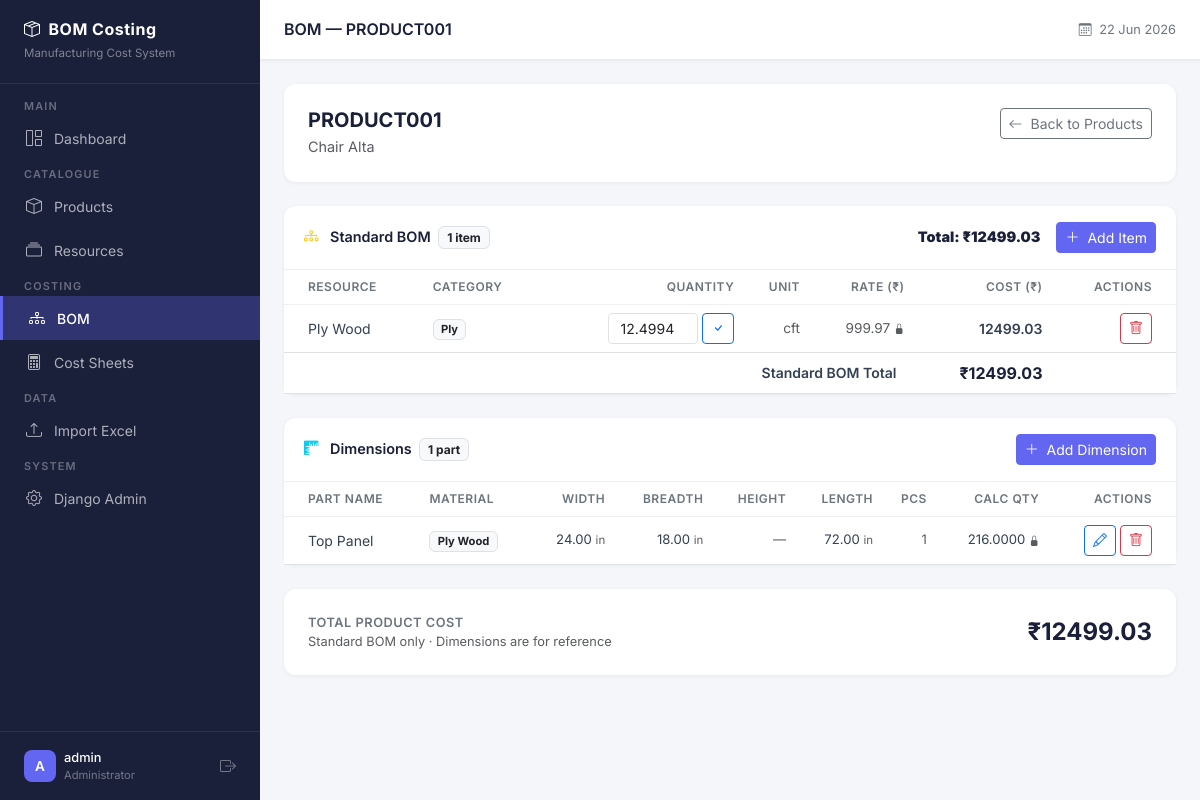
Before: /bom/1/ (signed in) with the older database file.
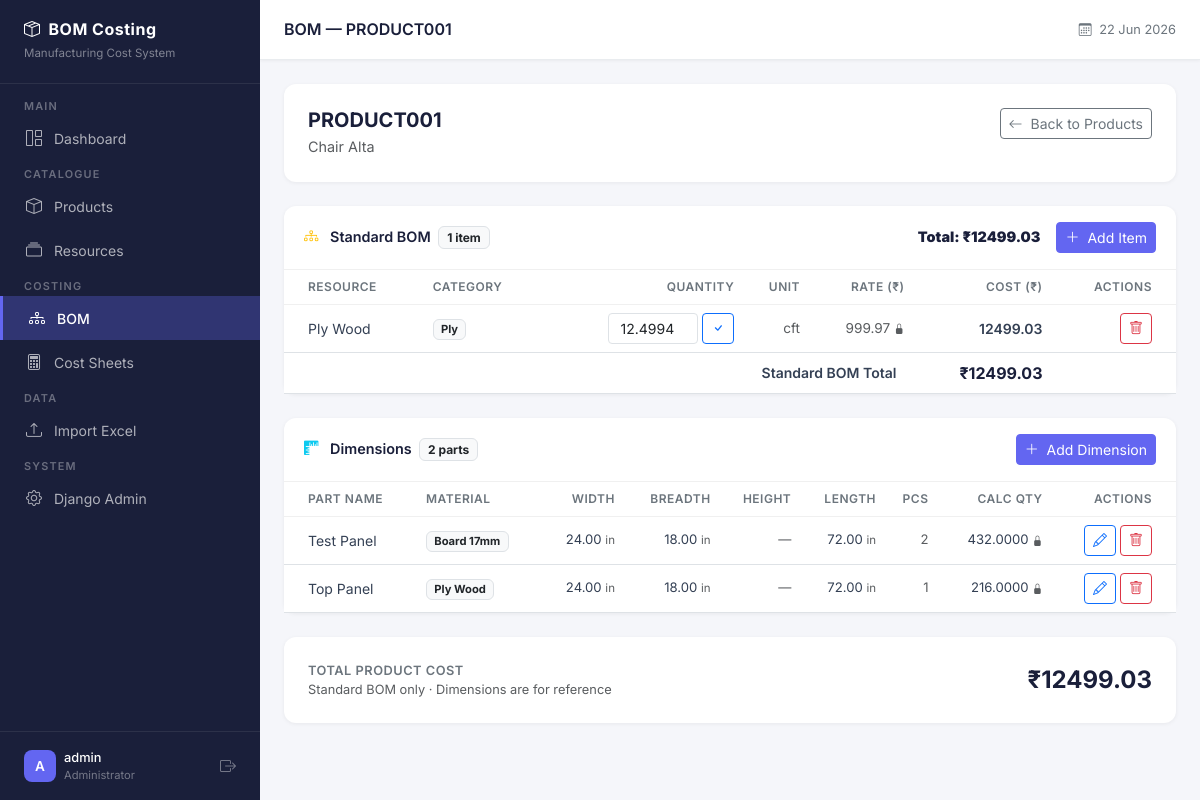
After: the same page with the newer database file.
### apps/bom/models.py (models this page shows, shortened)
class BOMItem(models.Model):
    product = models.ForeignKey(
        Product,
        on_delete=models.CASCADE,       # if product deleted, its BOM items go too
        related_name='bom_items',       # lets us do: product.bom_items.all()
        help_text="The product this BOM line belongs to."
    )
    resource = models.ForeignKey(
        Resource,
        on_delete=models.PROTECT,       # PROTECT: don't allow deleting a resource
        related_name='bom_items',       # that's still in use in a BOM
        help_text="The resource/material being consumed."
    )
    quantity = models.DecimalField(
        max_digits=12,
        decimal_places=4,
        help_text="How many units of this resource does this product need?"
    )
    created_at = models.DateTimeField(auto_now_add=True)
    updated_at = models.DateTimeField(auto_now=True)
    class Meta:
        ordering = ['resource__category', 'resource__resource_name']
        verbose_name = "BOM Item"
        verbose_name_plural = "BOM Items"
        unique_together = [['product', 'resource']]
    @property
    def rate(self):
        return self.resource.rate
    @property
    def cost(self):
        return self.quantity * self.resource.rate

class WoodPart(models.Model):
    UNIT_CHOICES = [
        ('in',   'Inches'),
        ('ft',   'Feet'),
        ('sqft', 'Square Feet'),
        ('cft',  'Cubic Feet'),
        ('mm',   'Millimeters'),
        ('cm',   'Centimeters'),
        ('m',    'Meters'),
        ('nos',  'Numbers'),
    ]
    FORMULA_CHOICES = [
        ('standard', 'Standard (W × B × L × Pcs ÷ Divisor)'),
        ('area',     'Area (W × L × Pcs ÷ Divisor)'),
        ('custom',   'Custom'),
    ]
    product  = models.ForeignKey(
        'products.Product',
        on_delete=models.CASCADE,
        related_name='wood_parts',
    )
    resource = models.ForeignKey(
        'resources.Resource',
        on_delete=models.PROTECT,
        related_name='wood_parts',
    )
    part_name = models.CharField(max_length=200)
    width   = models.DecimalField(max_digits=10, decimal_places=4, default=0)
    breadth = models.DecimalField(max_digits=10, decimal_places=4, default=0)
    height  = models.DecimalField(
        max_digits=10, decimal_places=4,
        default=0, blank=True,
        help_text="Optional. Use for 3D parts."
    )
    length  = models.DecimalField(max_digits=10, decimal_places=4, default=0)
    pieces  = models.PositiveIntegerField(default=1)
    width_unit   = models.CharField(
        max_length=10, choices=UNIT_CHOICES, default='in'
    )
    breadth_unit = models.CharField(
        max_length=10, choices=UNIT_CHOICES, default='in'
    )
    height_unit  = models.CharField(
        max_length=10, choices=UNIT_CHOICES, default='in'
    )
    length_unit  = models.CharField(
        max_length=10, choices=UNIT_CHOICES, default='in'
    )
    formula_type = models.CharField(
        max_length=20,
        choices=FORMULA_CHOICES,
        default='standard',
    )
    created_at = models.DateTimeField(auto_now_add=True)
    updated_at = models.DateTimeField(auto_now=True)
    class Meta:
        ordering = ['part_name']
    @property
    def calculated_quantity(self):
        from apps.core.models import SystemConfig
        from decimal import Decimal
        config = SystemConfig.get_config()
        divisor = Decimal(str(config.wood_divisor)) if config.wood_divisor else Decimal('1')
        w = Decimal(str(self.width))
        b = Decimal(str(self.breadth))
        h = Decimal(str(self.height)) if self.height else Decimal('1')
        l = Decimal(str(self.length))
        p = Decimal(str(self.pieces))
        if self.formula_type == 'area':
            return (w * l * p) / divisor
        else:
            effective_h = h if h > 0 else Decimal('1')
            return (w * b * effective_h * l * p) / divisor

### apps/resources/models.py (models this page shows, shortened)
class Resource(models.Model):
    resource_name = models.CharField(
        max_length=255,
        help_text="Name of the resource e.g. Teak Wood, Carpenter"
    )
    category = models.CharField(
        max_length=100,
        help_text="Category this resource belongs to."
    )
    unit = models.CharField(
        max_length=50,
        help_text="Unit of measurement e.g. cft, sqft, kg, day, nos"
    )
    rate = models.DecimalField(
        max_digits=12,
        decimal_places=2,
        help_text=(
            "Current rate per unit. "
            "Changing this instantly updates all product costs."
        )
    )
    active = models.BooleanField(
        default=True,
        help_text=(
            "Inactive resources are hidden from BOM selection "
            "but data is preserved."
        )
    )
    created_at = models.DateTimeField(auto_now_add=True)
    updated_at = models.DateTimeField(auto_now=True)
    class Meta:
        ordering = ['category', 'resource_name']
        verbose_name = "Resource"
        verbose_name_plural = "Resources"
        unique_together = [['resource_name', 'category']]

### apps/core/models.py (models this page shows, shortened)
class SystemConfig(models.Model):
    company_name = models.CharField(
        max_length=255,
        default='My Company',
        help_text="Your company name, shown in reports and headers."
    )
    wood_divisor = models.DecimalField(
        max_digits=10,
        decimal_places=2,
        default=144.00,
        help_text=(
            "Divisor used in wood quantity formula: "
            "(W × B × L × Pieces) ÷ Divisor. "
            "Common values: 144 (inches) or 1728 (cubic inches to CFT)."
        )
    )
    updated_at = models.DateTimeField(auto_now=True)
    class Meta:
        verbose_name = "System Configuration"
        verbose_name_plural = "System Configuration"
    @classmethod
    def get_config(cls):
        obj, created = cls.objects.get_or_create(pk=1)
        return obj

### apps/bom/views.py (the view)
# urls.py: path('<int:product_pk>/',        views.bom_list,          name='list'),
@login_required
def bom_list(request, product_pk):
    from .models import WoodPart
    product = get_object_or_404(Product, pk=product_pk, is_deleted=False)
    bom_items  = BOMItem.objects.filter(
        product=product
    ).select_related('resource')
    wood_parts = WoodPart.objects.filter(
        product=product
    ).select_related('resource')
    total_bom_cost = sum(item.cost for item in bom_items)
    grand_total    = total_bom_cost
    context = {
        'page_title': f'BOM — {product.product_code}',
        'product': product,
        'bom_items': bom_items,
        'wood_parts': wood_parts,
        'total_bom_cost': total_bom_cost,
        'grand_total': grand_total,
    }
    return render(request, 'bom/list.html', context)

### templates/bom/list.html (shortened to what the changed rows need)
{% extends "base.html" %}
{% block content %}
<div class="content-card mb-4">
    {% if bom_items %}
    <table class="table table-hover mb-0">
        <thead>
            <tr>
                <th class="ps-4">Resource</th>
                <th>Category</th>
                <th class="text-end">Quantity</th>
                <th class="text-end">Unit</th>
                <th class="text-end">Rate (₹)</th>
                <th class="text-end">Cost (₹)</th>
                <th class="text-end pe-4">Actions</th>
            </tr>
        </thead>
        <tbody>
            {% for item in bom_items %}
            <tr>
                <td class="ps-4">{{ item.resource.resource_name }}</td>
                <td>
                    <span class="badge bg-light text-dark border"
                          style="font-size:0.7rem;">
                        {{ item.resource.category }}
                    </span>
                </td>
                <td class="text-end">
                    <form method="post"
                          action="{% url 'bom:edit_qty' pk=item.pk %}"
                          class="d-inline-flex align-items-center gap-1">
                        <input type="number"
                               name="quantity"
                               value="{{ item.quantity }}"
                               step="0.0001"
                               min="0.0001"
                               style="width:90px; text-align:right;"
                               class="form-control form-control-sm">
                        <button type="submit"
                                class="btn btn-sm btn-outline-primary"
                                title="Save">
                            <i class="bi bi-check"></i>
                        </button>
                    </form>
                </td>
                <td class="text-end text-muted" style="font-size:0.85rem;">
                    {{ item.resource.unit }}
                </td>
                <td class="text-end text-muted" style="font-size:0.85rem;">
                    {{ item.rate|floatformat:2 }}
                    <i class="bi bi-lock-fill text-muted"
                       style="font-size:0.65rem;" title="Read-only"></i>
                </td>
                <td class="text-end fw-semibold">
                    {{ item.cost|floatformat:2 }}
                </td>
                <td class="text-end pe-4">
                    <form method="post"
                          action="{% url 'bom:remove' pk=item.pk %}"
                          onsubmit="return confirm('Remove {{ item.resource.resource_name }}?')">
                        <button type="submit"
                                class="btn btn-sm btn-outline-danger">
                            <i class="bi bi-trash"></i>
                        </button>
                    </form>
                </td>
            </tr>
            {% endfor %}
        </tbody>
    </table>
    {% endif %}
</div>
<div class="content-card mb-4">
    <div class="card-header d-flex justify-content-between align-items-center">
        <span>
            <i class="bi bi-rulers me-2 text-info"></i>
            Dimensions
            <span class="badge bg-light text-dark border ms-1"
                  style="font-size:0.75rem;">
                {{ wood_parts.count }} part{{ wood_parts.count|pluralize }}
            </span>
        </span>
    </div>
    {% if wood_parts %}
    <div class="table-responsive">
    <table class="table table-hover mb-0">
        <thead>
            <tr>
                <th class="ps-4">Part Name</th>
                <th>Material</th>
                <th class="text-end">Width</th>
                <th class="text-end">Breadth</th>
                <th class="text-end">Height</th>
                <th class="text-end">Length</th>
                <th class="text-end">Pcs</th>
                <th class="text-end">Calc Qty</th>
                <th class="text-end pe-4">Actions</th>
            </tr>
        </thead>
        <tbody>
            {% for part in wood_parts %}
            <tr>
                <td class="ps-4">{{ part.part_name }}</td>
                <td>
                    <span class="badge bg-light text-dark border"
                          style="font-size:0.7rem;">
                        {{ part.resource.resource_name }}
                    </span>
                </td>
                <td class="text-end" style="font-size:0.82rem;">
                    {{ part.width|floatformat:2 }}
                    <span class="text-muted" style="font-size:0.72rem;">
                        {{ part.width_unit }}
                    </span>
                </td>
                <td class="text-end" style="font-size:0.82rem;">
                    {{ part.breadth|floatformat:2 }}
                    <span class="text-muted" style="font-size:0.72rem;">
                        {{ part.breadth_unit }}
                    </span>
                </td>
                <td class="text-end" style="font-size:0.82rem;">
                    {% if part.height %}
                        {{ part.height|floatformat:2 }}
                        <span class="text-muted" style="font-size:0.72rem;">
                            {{ part.height_unit }}
                        </span>
                    {% else %}
                        <span class="text-muted">—</span>
                    {% endif %}
                </td>
                <td class="text-end" style="font-size:0.82rem;">
                    {{ part.length|floatformat:2 }}
                    <span class="text-muted" style="font-size:0.72rem;">
                        {{ part.length_unit }}
                    </span>
                </td>
                <td class="text-end text-muted" style="font-size:0.82rem;">
                    {{ part.pieces }}
                </td>
                <td class="text-end" style="font-size:0.82rem;">
                    {{ part.calculated_quantity|floatformat:4 }}
                    <i class="bi bi-lock-fill text-muted"
                       style="font-size:0.65rem;"
                       title="Auto-calculated"></i>
                </td>
                <td class="text-end pe-4">
                    <div class="d-flex gap-1 justify-content-end">
                        <a href="{% url 'bom:wood_edit' pk=part.pk %}"
                           class="btn btn-sm btn-outline-primary"
                           title="Edit">
                            <i class="bi bi-pencil"></i>
                        </a>
                        <form method="post"
                              action="{% url 'bom:wood_remove' pk=part.pk %}"
                              onsubmit="return confirm('Remove {{ part.part_name }}?')">
                            <button type="submit"
                                    class="btn btn-sm btn-outline-danger">
                                <i class="bi bi-trash"></i>
                            </button>
                        </form>
                    </div>
                </td>
            </tr>
            {% endfor %}
        </tbody>
    </table>
    </div>
    {% endif %}
</div>
{% endblock %}

Changed rows visible on the page:
added WoodPart: part_name "Test Panel", resource.resource_name "Board 17mm", width "24.00", width_unit "in", breadth "18.00", breadth_unit "in", length "72.00", length_unit "in", pieces "2", calculated_quantity "432.0000"
Other visible differences:
{{ wood_parts.count }}: "1" → "2"
